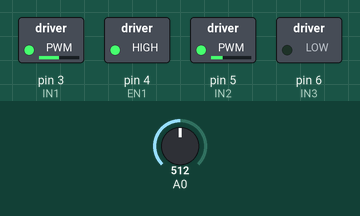
Simulated run of this sketch. Board: Arduino Uno, built with avr-gcc and run on an emulated ATmega328P. On the bench: switched loads named in the sketch (green lamp = pin HIGH). The test bench sets the inputs (shaded band); at power-on: A0 = 512. What the sketch prints to the serial monitor is not drawn.

Above: at 0.15 s.
At 1.2 s:
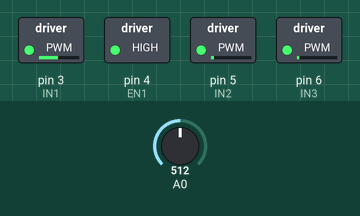
1.3 s: A0 set to 8
At 1.38 s:
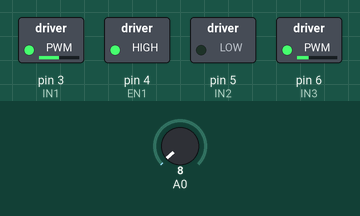
Timing chart, 0 to 3.0 s (numbered marks = the images above; inputs shaded):
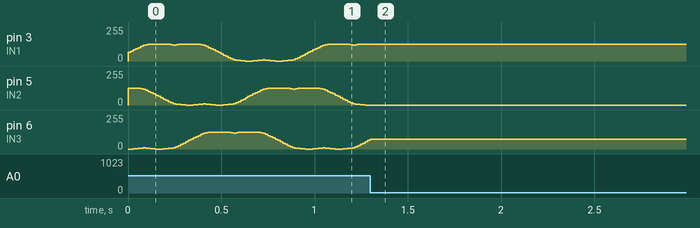

The sketch:

muej_brushless_low_speed.ino
```cpp
//
// Slow and precise BLDC motor driver using SPWM and SVPWM modulation
// Part of code used from http://elabz.com/
// (c) 2015 Ignas Gramba www.berryjam.eu
// http://www.berryjam.eu/2015/04/driving-bldc-gimbals-at-super-slow-speeds-with-arduino/

// const
//const int EN1 = 5;
//const int EN2 = 6;
//const int EN3 = 7;
//const int IN1 = 9;
//const int IN2 = 10;
//const int IN3 = 11;

const int EN1 = 4;
const int EN2 = 4;
const int EN3 = 4;
const int IN1 = 3;
const int IN2 = 5;
const int IN3 = 6;

// SPWM (Sine Wave)
// very slow
//const int pwmSin[] = {127, 136, 145, 153, 162, 170, 179, 187, 194, 202, 209, 215, 221, 227, 232, 237, 241, 245, 248, 250, 252, 253, 254, 254, 253, 252, 250, 248, 245, 241, 237, 232, 227, 221, 215, 209, 202, 194, 187, 179, 170, 162, 153, 145, 136, 127, 118, 109, 101, 92, 84, 75, 67, 60, 52, 45, 39, 33, 27, 22, 17, 13, 9, 6, 4, 2, 1, 0, 0, 1, 2, 4, 6, 9, 13, 17, 22, 27, 33, 39, 45, 52, 60, 67, 75, 84, 92, 101, 109, 118, 127};
// slow -> PinWeehl
//const int pwmSin[] = {127, 138, 149, 160, 170, 181, 191, 200, 209, 217, 224, 231, 237, 242, 246, 250, 252, 254, 254, 254, 252, 250, 246, 242, 237, 231, 224, 217, 209, 200, 191, 181, 170, 160, 149, 138, 127, 116, 105, 94, 84, 73, 64, 54, 45, 37, 30, 23, 17, 12, 8, 4, 2, 0, 0, 0, 2, 4, 8, 12, 17, 23, 30, 37, 45, 54, 64, 73, 84, 94, 105, 116 };
// fast
//const int pwmSin[] = {127, 147, 166, 185, 202, 217, 230, 240, 248, 252, 254, 252, 248, 240, 230, 217, 202, 185, 166, 147, 127, 107, 88, 70, 53, 37, 24, 14, 6, 2, 0, 2, 6, 14, 24, 37, 52, 69, 87, 107, 127};

// SVPWM (Space Vector Wave) best for Ramon Motor
const int pwmSin[] = {128, 147, 166, 185, 203, 221, 238, 243, 248, 251, 253, 255, 255, 255, 253, 251, 248, 243, 238, 243, 248, 251, 253, 255, 255, 255, 253, 251, 248, 243, 238, 221, 203, 185, 166, 147, 128, 109, 90, 71, 53, 35, 18, 13, 8, 5, 3, 1, 1, 1, 3, 5, 8, 13, 18, 13, 8, 5, 3, 1, 1, 1, 3, 5, 8, 13, 18, 35, 53, 71, 90, 109};
//const int pwmSin[] = {128, 132, 136, 140, 143, 147, 151, 155, 159, 162, 166, 170, 174, 178, 181, 185, 189, 192, 196, 200, 203, 207, 211, 214, 218, 221, 225, 228, 232, 235, 238, 239, 240, 241, 242, 243, 244, 245, 246, 247, 248, 248, 249, 250, 250, 251, 252, 252, 253, 253, 253, 254, 254, 254, 255, 255, 255, 255, 255, 255, 255, 255, 255, 255, 255, 255, 255, 254, 254, 254, 253, 253, 253, 252, 252, 251, 250, 250, 249, 248, 248, 247, 246, 245, 244, 243, 242, 241, 240, 239, 238, 239, 240, 241, 242, 243, 244, 245, 246, 247, 248, 248, 249, 250, 250, 251, 252, 252, 253, 253, 253, 254, 254, 254, 255, 255, 255, 255, 255, 255, 255, 255, 255, 255, 255, 255, 255, 254, 254, 254, 253, 253, 253, 252, 252, 251, 250, 250, 249, 248, 248, 247, 246, 245, 244, 243, 242, 241, 240, 239, 238, 235, 232, 228, 225, 221, 218, 214, 211, 207, 203, 200, 196, 192, 189, 185, 181, 178, 174, 170, 166, 162, 159, 155, 151, 147, 143, 140, 136, 132, 128, 124, 120, 116, 113, 109, 105, 101, 97, 94, 90, 86, 82, 78, 75, 71, 67, 64, 60, 56, 53, 49, 45, 42, 38, 35, 31, 28, 24, 21, 18, 17, 16, 15, 14, 13, 12, 11, 10, 9, 8, 8, 7, 6, 6, 5, 4, 4, 3, 3, 3, 2, 2, 2, 1, 1, 1, 1, 1, 1, 1, 1, 1, 1, 1, 1, 1, 2, 2, 2, 3, 3, 3, 4, 4, 5, 6, 6, 7, 8, 8, 9, 10, 11, 12, 13, 14, 15, 16, 17, 18, 17, 16, 15, 14, 13, 12, 11, 10, 9, 8, 8, 7, 6, 6, 5, 4, 4, 3, 3, 3, 2, 2, 2, 1, 1, 1, 1, 1, 1, 1, 1, 1, 1, 1, 1, 1, 2, 2, 2, 3, 3, 3, 4, 4, 5, 6, 6, 7, 8, 8, 9, 10, 11, 12, 13, 14, 15, 16, 17, 18, 21, 24, 28, 31, 35, 38, 42, 45, 49, 53, 56, 60, 64, 67, 71, 75, 78, 82, 86, 90, 94, 97, 101, 105, 109, 113, 116, 120, 124};

int currentStepA;
int currentStepB;
int currentStepC;
int sineArraySize;
int increment = 0;
int potState = 80;
boolean direct = 1; // direction true=forward, false=backward
float power = 0.5;

//////////////////////////////////////////////////////////////////////////////

void setup() {

  // initialize serial: (this is general code you can reuse)
  Serial.begin(115200);
  Serial.print("alp://rply/");
  Serial.print("ok?id=0");
  Serial.print('\n'); // End of Message
  Serial.flush();

  setPwmFrequency(IN1); // Increase PWM frequency to 32 kHz  (make unaudible)
  setPwmFrequency(IN2);
  setPwmFrequency(IN3);

  pinMode(IN1, OUTPUT);
  pinMode(IN2, OUTPUT);
  pinMode(IN3, OUTPUT);

  pinMode(EN1, OUTPUT);
  pinMode(EN2, OUTPUT);
  pinMode(EN3, OUTPUT);


  digitalWrite(EN1, HIGH);
  digitalWrite(EN2, HIGH);
  digitalWrite(EN3, HIGH);

  sineArraySize = sizeof(pwmSin) / sizeof(int); // Find lookup table size
  int phaseShift = sineArraySize / 3;         // Find phase shift and initial A, B C phase values
  currentStepA = 0;
  currentStepB = currentStepA + phaseShift;
  currentStepC = currentStepB + phaseShift;

  sineArraySize--; // Convert from array Size to last PWM array number
}

//////////////////////////////////////////////////////////////////////////////

void loop() {
  if (potState > 5)
  {
    potState = potState - 1;
  }
  analogWrite(IN1, pwmSin[currentStepA]*power);
  analogWrite(IN2, pwmSin[currentStepB]*power);
  analogWrite(IN3, pwmSin[currentStepC]*power);
  potState = analogRead(A0);
  //potState = 300;
  if (potState > 612)
  {
    direct = false;
    potState = map(potState, 612, 1024, 1000, 10);
  }
  else
  {
    direct = true;
    potState = map(potState, 0, 611, 10, 1000);
  }

  //direct = true;
  if (direct == true) increment = 1;
  else increment = -1;

  currentStepA = currentStepA + increment;
  currentStepB = currentStepB + increment;
  currentStepC = currentStepC + increment;

  //Check for lookup table overflow and return to opposite end if necessary
  if (currentStepA > sineArraySize)  currentStepA = 0;
  if (currentStepA < 0)  currentStepA = sineArraySize;

  if (currentStepB > sineArraySize)  currentStepB = 0;
  if (currentStepB < 0)  currentStepB = sineArraySize;

  if (currentStepC > sineArraySize)  currentStepC = 0;
  if (currentStepC < 0) currentStepC = sineArraySize;

  /// Control speed by this delay
  delay(potState);


}


void setPwmFrequency(int pin) {
  if (pin == 5 || pin == 6 || pin == 9 || pin == 10) {
    if (pin == 5 || pin == 6) {
      TCCR0B = TCCR0B & 0b11111000 | 0x01;
    } else {
      TCCR1B = TCCR1B & 0b11111000 | 0x01;
    }
  }
  else if (pin == 3 || pin == 11) {
    TCCR2B = TCCR2B & 0b11111000 | 0x01;
  }
}
```

Measured:
- after the input at 1.3 s, pin 3 (IN1): stops changing and stays 127/255; pin 5 (IN2): stops changing and stays 0/255; pin 6 (IN3): stops changing and stays 73/255
